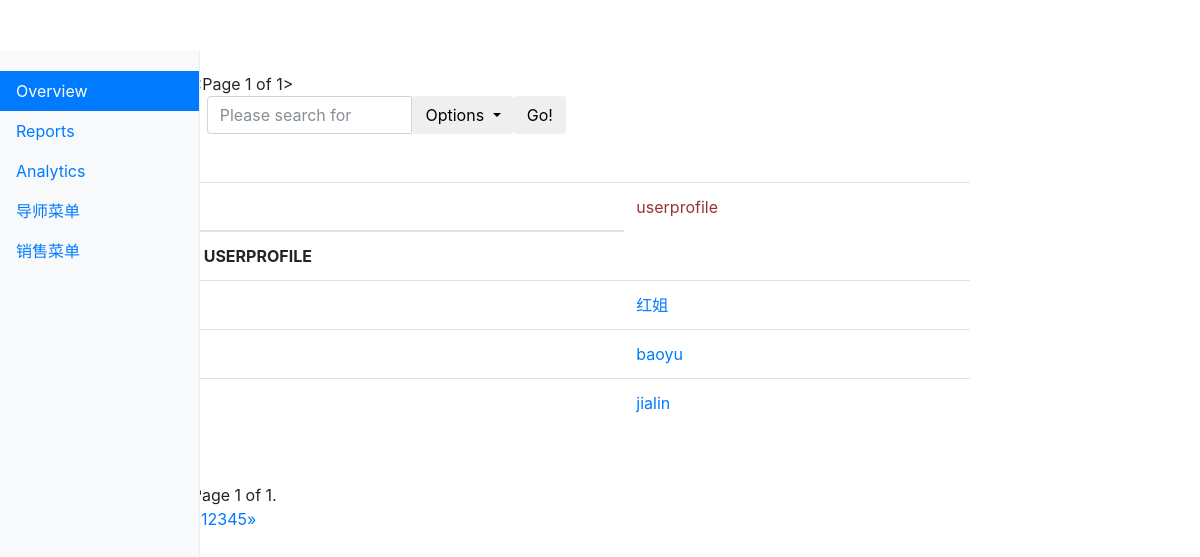
The page /kingadmin/crm/userprofile/ (signed in) on the database its author committed.
### crm/models.py (models this page shows, shortened)
class Menus(models.Model):
    name = models.CharField(max_length=64)
    url_type_choices = ((0,'absolute'),(1,'dynamic'))
    url_type = models.SmallIntegerField(choices=url_type_choices,default=0)
    url_name = models.CharField(max_length=128)
    class Meta:
        unique_together = ('name','url_name')

class UserProfile(models.Model):
    user = models.OneToOneField(User,on_delete=models.CASCADE)
    name = models.CharField(max_length=64, verbose_name="姓名")
    role = models.ManyToManyField("Role", blank=True, null = True)
    def __str__(self):
        return self.name

### kingadmin/views.py (the view)
# urls.py: url(r'^(\w+)/(\w+)/$', views.table_list, name="table_list"),
@login_required
def table_list(request, app_name, model_name):
    admin_class = site.enabled_admin[app_name][model_name] #get the admin_class class save in the list
    querysets = admin_class.model.objects.all() # get the data
    filter_list = request.GET
    filtered_query, querysets = selected_set(filter_list, querysets)
    admin_class.filtered_query = filtered_query
    querysets = querysets.order_by('id')
    need_sort_column_name,sorted_querysets, sorted_column = sorted_querysets_by_column(request, querysets, admin_class)
    searched_queryset = searched_querysets(request, sorted_querysets, admin_class)
    querysets  = Paginator(searched_queryset ,4)
    page = request.GET.get('page')
    try:
        querysets = querysets.get_page(page)
    except PageNotAnInteger:
        querysets = querysets.get_page(1)
    except EmptyPage:
        querysets = querysets.get_page(querysets.num_pages)
    admin_class.sorted_colunm_name = need_sort_column_name
    admin_class.sorted_column = sorted_column
    return render(request, "kingadmin/table_list.html",\
                  {"querysets": querysets,"model_name":model_name,\
                   "admin_class":admin_class, "need_sort_column_name": need_sort_column_name})

### kingadmin/templatetags/kingadmin_tags.py (called while the page is built)
@register.simple_tag
def build_table_row(count,obj, admin_class):
    ele = ""
    if admin_class.list_display:
        for index, column_name in enumerate(admin_class.list_display):
            column_obj = admin_class.model._meta.get_field(column_name)
            if column_obj.choices:
                column_data = getattr(obj, "get_%s_display" %column_name)()
            else:
                column_data = getattr(obj, column_name)
            if not index:
                ele += "<td><a href='%s/change'>%s</a></td>" % (obj.id, column_data)
            else:
                ele += "<td>%s</td>" % column_data
    else:
        ele += "<td><a href='%s/change'>%s</a></td>" % (count, obj)
    return mark_safe(ele)

@register.simple_tag
def get_model_name(admin_class):
    return admin_class.model._meta.model_name.upper()

@register.simple_tag
def get_filteredlist_pagenum(admin_class, querysets):
    page_num = querysets.number
    filtered_list = admin_class.filtered_query
    ele = ""
    if page_num:
        ele += "&page=%s" % page_num
    if filtered_list:
        for k, v in filtered_list.items():
            ele += "&%s=%s" % (k, v)
    return mark_safe(ele)

@register.simple_tag
def get_sorted_column(admin_class):
    if admin_class.sorted_column:
        for k,v in admin_class.sorted_column.items():
            return v
    else:
        return ""

### kingadmin/views.py (called while the page is built, shortened)
def selected_set(filter_list, querysets):
    filtered_list = {}
    for key,value in filter_list.items():
        if key in ("page","o","search_fileds"):continue
        if value == "---------":
            filtered_list[key] = "1970-07-01"
        elif value:
            filtered_list[key] = value
    return filtered_list, querysets.filter(**filtered_list)

def sorted_querysets_by_column(request, querysets, admin_class):
    need_sort_column_index = request.GET.get('o')
    sorted_column = {}
    if not need_sort_column_index:
        return None, querysets, sorted_column
    else:
        need_sort_column_name = admin_class.list_display[abs(int(need_sort_column_index))]
        querysets = querysets.order_by(need_sort_column_name)
        sorted_column[need_sort_column_name.strip('-')] = '-' + need_sort_column_index
        return need_sort_column_name, querysets, sorted_column

### kingadmin/templates/kingadmin/table_list.html (shortened to what this page needs)
{% extends "kingadmin/index.html" %}
{% load kingadmin_tags %}
{% block dashboard %}
    {{ querysets }}
    <div>
    <form method="get">
        <div class="col-lg-6">
            <div class="input-group">
                <input type="text" class="form-control" placeholder="Please search for " name="search_fileds">
                <div class="input-group-btn">
                    <button type="button" class="btn btn-default dropdown-toggle" data-toggle="dropdown" aria-haspopup="true" aria-expanded="false">
                      <span>Options</span>
                    </button>
                  </div>
                  <span class="input-group-btn">
                    <button class="btn btn-default" type="submit">Go!</button>
                  </span>
            </div>
        </div>
    </form>
    <br>
    <br>
    </div>
    <table class="table table-hover">
    <thead>
        <tr>
            <th>
                <td style="color: #993333">{{ model_name }} </td>
            </th>
        </tr>
    </thead>
    <tbody>
    <tr>
        <th>
            {% if admin_class.list_display %}
                {% for item in admin_class.list_display %}
                    <td><a href="?o={% get_order_method need_sort_column_name item admin_class%}{% get_filteredlist_pagenum admin_class querysets %}">{{ item }}</a>
                        {% build_order_method_arrow need_sort_column_name item admin_class %}
                    </td>
                {% endfor %}
            {% else %}
                {% get_model_name admin_class %}
            {% endif %}
        </th>
    </tr>
    {% for  item in querysets %}
        <tr>
            <th>
               {% build_table_row forloop.counter item admin_class  %}
            </th>
        </tr>
    {% endfor %}
    </tbody>
    </table>
    {% build_page_navigation querysets admin_class %}
    <div class="pagination">
        <span class="step-links">
            <span class="current">
                Page {{ querysets.number }} of {{ querysets.paginator.num_pages }}.
            </span>
        </span>
    </div>
    <nav aria-label="Page navigation">
  <ul class="pagination">
    <li>
      <a href="#" aria-label="Previous">
        <span aria-hidden="true">&laquo;</span>
      </a>
    </li>
    <li><a href="#">1</a></li>
    <li><a href="#">2</a></li>
    <li><a href="#">3</a></li>
    <li><a href="#">4</a></li>
    <li><a href="#">5</a></li>
    <li>
      <a href="#" aria-label="Next">
        <span aria-hidden="true">&raquo;</span>
      </a>
    </li>
  </ul>
</nav>
{% endblock %}

### kingadmin/templates/kingadmin/index.html (shortened to what this page needs)
<!DOCTYPE html>
<html lang="en"><head><meta http-equiv="Content-Type" content="text/html; charset=UTF-8">
    <link href="/static/css/bootstrap.min.css" rel="stylesheet">
    <link href="/static/css/dashboard.css" rel="stylesheet">
</head>
  <body>
    <div class="container-fluid">
      <div class="row">
        <nav class="col-sm-3 col-md-2 d-none d-sm-block bg-light sidebar">
          <ul class="nav nav-pills flex-column">
            <li class="nav-item">
              <a class="nav-link active" href="https://getbootstrap.com/docs/4.0/examples/dashboard/#">Overview <span class="sr-only">(current)</span></a>
            </li>
            <li class="nav-item">
              <a class="nav-link" href="#">Reports</a>
            </li>
            <li class="nav-item">
              <a class="nav-link" href="#">Analytics</a>
            </li>
              {% for role_list in request.user.userprofile.role.all %}
                  {% for menu in role_list.menus.all  %}
                       <li class="nav-item">
                                 <a class="nav-link" href="{% if menu.url_type == 0 %}{{ menu.url_name }} {% else %}{% url menu.url_name  %}{% endif %}">{{menu.name }} </a>
                       </li>
                  {% endfor %}
              {% endfor %}
          </ul>
        </nav>
      <div class="col-sm-9 col-sm-offset-3 col-md-10 col-md-offset-2 main">
        <main role="main" class="col-sm-9 ml-sm-auto col-md-10 pt-3">
            {% block dashboard %}{% endblock %}
        </main>
      </div>
      </div>
    </div>
</body>
</html>

### static/css/dashboard.css (style rules this page uses)
body { padding-top: 3.5rem; }
.sidebar { position: fixed; top: 51px; bottom: 0; left: 0; z-index: 1000; padding: 20px 0; overflow-x: hidden; overflow-y: auto; border-right: 1px solid #eee; }
.sidebar .nav { margin-bottom: 20px; }
.sidebar .nav-item { width: 100%; }
.sidebar .nav-item + .nav-item { margin-left: 0; }
.sidebar .nav-link { border-radius: 0; }

### rows shown on the page
Menus: name "导师菜单"
Menus: name "销售菜单"
UserProfile: name "红姐"
UserProfile: name "baoyu"
UserProfile: name "jialin"

### other values the page prints
{{ querysets }} "<Page 1 of 1>"
{{ model_name }} "userprofile"
{{ querysets.number }} "1"
{{ querysets.paginator.num_pages }} "1"
